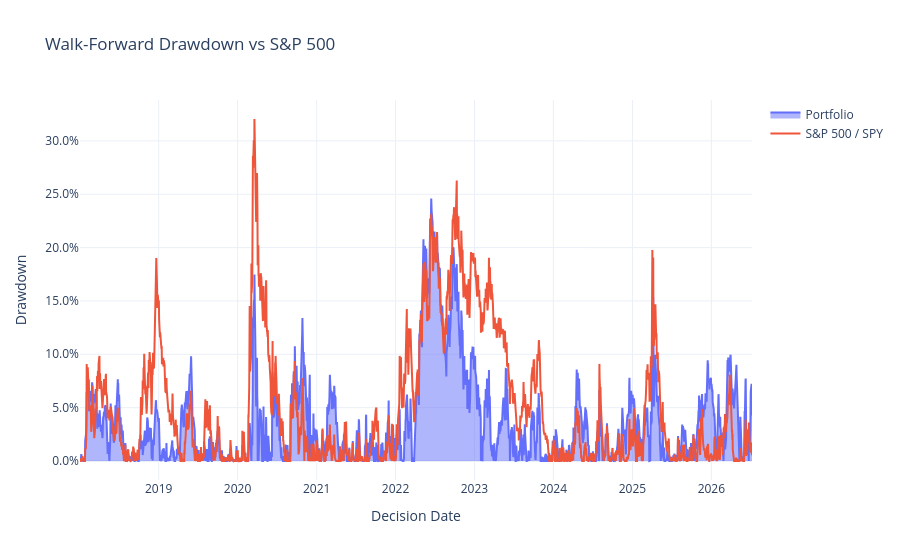

Notebook code cell kept with this figure:
### Markdown cell above
## Drawdown

Compare portfolio and SPY peak-to-trough declines over the walk-forward period.

### Code cell
drawdown_fig = build_drawdown_figure(result)
drawdown_fig.show()

### Figure 1 — Plotly figure (JSON) as saved in the notebook; plotly's stock layout.template omitted (floating-point values rounded to 4 significant figures; data arrays with more than 128 entries replaced by an {"elided": "..."} marker saying what was removed)
{"data": [{"fill": "tozeroy", "mode": "lines", "name": "Portfolio", "type": "scatter", "x": {"elided": "2139 str values"}, "y": {"elided": "2139 float values"}}, {"mode": "lines", "name": "S&P 500 / SPY", "type": "scatter", "x": {"elided": "2139 str values"}, "y": {"elided": "2139 float values"}}], "layout": {"title": {"text": "Walk-Forward Drawdown vs S&P 500"}, "xaxis": {"title": {"text": "Decision Date"}}, "yaxis": {"tickformat": ".1%", "title": {"text": "Drawdown"}}}}
